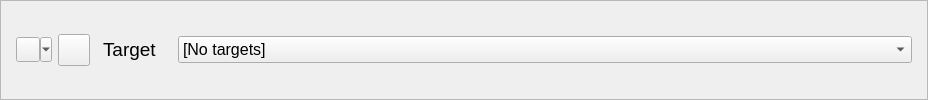
     <widget class="QFrame" name="comboFrame">
      <property name="frameShape">
       <enum>QFrame::StyledPanel</enum>
      </property>
      <property name="frameShadow">
       <enum>QFrame::Plain</enum>
      </property>
      <layout class="QHBoxLayout" name="comboLayout">
       <property name="spacing">
        <number>6</number>
       </property>
       <property name="leftMargin">
        <number>15</number>
       </property>
       <property name="topMargin">
        <number>3</number>
       </property>
       <property name="rightMargin">
        <number>15</number>
       </property>
       <property name="bottomMargin">
        <number>3</number>
       </property>
       <item>
        <widget class="QToolButton" name="fileToolBtn">
         <property name="minimumSize">
          <size>
           <width>0</width>
           <height>25</height>
          </size>
         </property>
         <property name="toolTip">
          <string>Open Menu</string>
         </property>
         <property name="statusTip">
          <string>Actions menu including Open binaries, Save Traces, Exit</string>
         </property>
         <property name="layoutDirection">
          <enum>Qt::LeftToRight</enum>
         </property>
         <property name="text">
          <string/>
         </property>
         <property name="icon">
          <iconset resource="rgat.qrc">
           <normaloff>:/Resources/volume.png</normaloff>:/Resources/volume.png</iconset>
         </property>
         <property name="popupMode">
          <enum>QToolButton::MenuButtonPopup</enum>
         </property>
         <property name="toolButtonStyle">
          <enum>Qt::ToolButtonTextBesideIcon</enum>
         </property>
         <property name="arrowType">
          <enum>Qt::NoArrow</enum>
         </property>
        </widget>
       </item>
       <item>
        <widget class="QPushButton" name="settingsUiBtn">
         <property name="minimumSize">
          <size>
           <width>25</width>
           <height>25</height>
          </size>
         </property>
         <property name="maximumSize">
          <size>
           <width>32</width>
           <height>32</height>
          </size>
         </property>
         <property name="toolTip">
          <string>Settings Menu</string>
         </property>
         <property name="statusTip">
          <string>Show Settings Dialog</string>
         </property>
         <property name="text">
          <string/>
         </property>
        </widget>
       </item>
       <item>
        <widget class="QLabel" name="targetListLabel">
         <property name="sizePolicy">
          <sizepolicy hsizetype="Fixed" vsizetype="Preferred">
           <horstretch>0</horstretch>
           <verstretch>0</verstretch>
          </sizepolicy>
         </property>
         <property name="minimumSize">
          <size>
           <width>76</width>
           <height>25</height>
          </size>
         </property>
         <property name="maximumSize">
          <size>
           <width>76</width>
           <height>25</height>
          </size>
         </property>
         <property name="font">
          <font>
           <pointsize>14</pointsize>
          </font>
         </property>
         <property name="text">
          <string>Target</string>
         </property>
         <property name="margin">
          <number>0</number>
         </property>
         <property name="indent">
          <number>7</number>
         </property>
        </widget>
       </item>
       <item>
        <widget class="targetCombo" name="targetListCombo">
         <property name="sizePolicy">
          <sizepolicy hsizetype="Expanding" vsizetype="Fixed">
           <horstretch>0</horstretch>
           <verstretch>0</verstretch>
          </sizepolicy>
         </property>
         <property name="minimumSize">
          <size>
           <width>0</width>
           <height>25</height>
          </size>
         </property>
         <property name="font">
          <font>
           <pointsize>12</pointsize>
          </font>
         </property>
         <property name="statusTip">
          <string>The currently selected target binary</string>
         </property>
         <property name="sizeAdjustPolicy">
          <enum>QComboBox::AdjustToContents</enum>
         </property>
         <property name="minimumContentsLength">
          <number>64</number>
         </property>
         <item>
          <property name="text">
           <string>[No targets]</string>
          </property>
         </item>
        </widget>
       </item>
      </layout>
     </widget>
